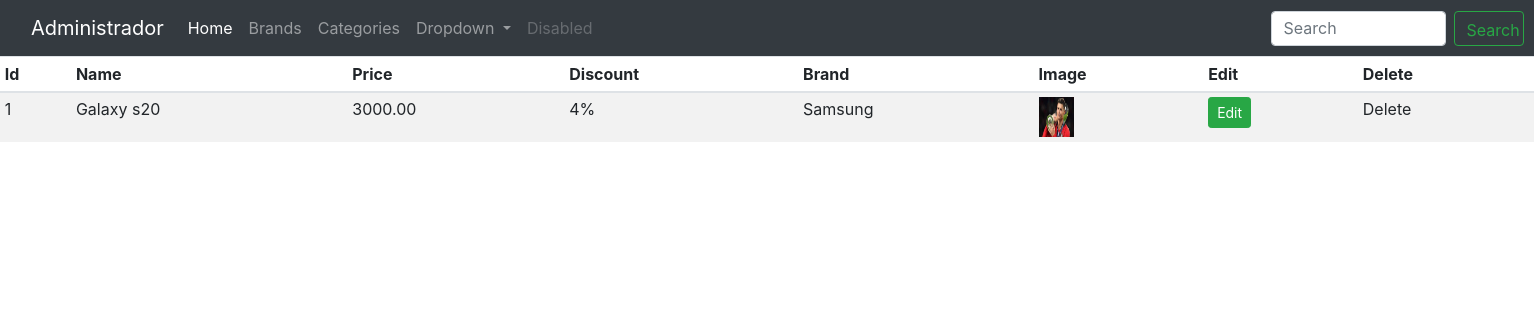
The page /admin (signed in) on the database its author committed.
### shop/products/models.py (models this page shows, shortened)
class Addproduct(db.Model):
    __searchable__= ['name','desc']
    id = db.Column(db.Integer, primary_key=True)
    name = db.Column(db.String(80), nullable=False)
    price = db.Column(db.Numeric(10,2), nullable=False)
    discount = db.Column(db.Integer, default=0)
    stock = db.Column(db.Integer, nullable=False)
    colors = db.Column(db.Text, nullable=False)
    desc = db.Column(db.Text, nullable=False)
    pub_date = db.Column(db.DateTime, nullable=False, default=datetime.utcnow)
    brand_id = db.Column(db.Integer, db.ForeignKey('brand.id'), nullable=False)
    brand = db.relationship('Brand',backref=db.backref('brands', lazy=True))
    category_id= db.Column(db.Integer, db.ForeignKey('category.id'), nullable=False)
    category = db.relationship('Category', backref=db.backref('categories', lazy=True))
    image_1= db.Column(db.String(150),nullable=False, default='image.jpg')
    image_2= db.Column(db.String(150),nullable=False, default='image.jpg')
    image_3= db.Column(db.String(150),nullable=False, default='image.jpg')

class Brand(db.Model):
    id = db.Column(db.Integer, primary_key=True)
    name = db.Column(db.String(30), nullable=False, unique=True)

### shop/admin/routes.py (the view)
@app.route('/admin')
def admin():
    if 'email' not in session:
        flash(f'Please login first', 'danger')
        return redirect(url_for('login'))
    products = Addproduct.query.all()
    return render_template('admin/index.html', title='Admin page', products=products)

### shop/templates/admin/index.html (shortened to what this page needs)
{% extends 'layout.html' %}
{% block content %}
<div class="conteiner">
    <nav class="navbar navbar-expand-lg navbar-dark bg-dark">
        <div class="container-fluid">
          <a class="navbar-brand" href="#">Administrador</a>
          <div class="collapse navbar-collapse" id="navbarSupportedContent">
            <ul class="navbar-nav me-auto mb-2 mb-lg-0">
              <li class="nav-item">
                <a class="nav-link active" aria-current="page" href="/admin">Home</a>
              </li>
              <li class="nav-item">
                <a class="nav-link" href="/brands">Brands</a>
              </li>
              <li class="nav-item">
                <a class="nav-link" href="/category">Categories</a>
              </li>
              <li class="nav-item dropdown">
                <a class="nav-link dropdown-toggle" href="#" role="button" data-bs-toggle="dropdown" aria-expanded="false">
                  Dropdown
                </a>
              </li>
              <li class="nav-item">
                <a class="nav-link disabled">Disabled</a>
              </li>
            </ul>
            <form class="d-flex" role="search" style="margin-left: 670px;" >
              <input class="form-control me-2" type="search" placeholder="Search" aria-label="Search" style="width: 175px; height: 35px;" >
              <button class="btn btn-outline-success" type="submit" style="margin-left: 8px; width: 70px; height: 35px;">Search</button>
            </form>
          </div>
        </div>
      </nav>
</div>
<div class="conteiner">
    <table class="table table-sm table-striped">
        <thead>
            <th>Id</th>
            <th>Name</th>
            <th>Price</th>
            <th>Discount</th>
            <th>Brand</th>
            <th>Image</th>
            <th>Edit</th>
            <th>Delete</th>
        </thead>
        <tbody>
            {% for product in products %}
            <tr>
                <td>{{loop.index}}</td>
                <td>{{product.name}}</td>
                <td>{{product.price}}</td>
                <td>{{product.discount}}%</td>
                <td>{{product.brand.name}}</td>
                <td><img src="{{url_for('static', filename='images/' + product.image_1)}}" width="35" height="40"></td>
                <td><a href="{{url_for('updateproduct', id=product.id)}}" class="btn btn-success btn-sm">Edit</a></td>
                <td>Delete</td>
            </tr>
            {% endfor %}
        </tbody>
    </table>
</div>
{% endblock content %}

### rows shown on the page
Addproduct: name "Galaxy s20", price "3000.00", discount "4", brand.name "Samsung", image_1 (picture)
